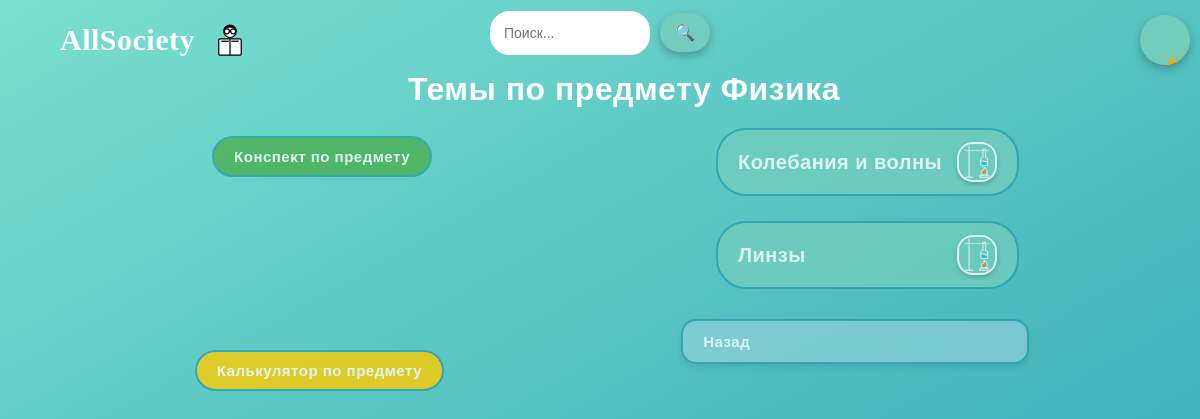
The app's page /subject/1/ with its own data.
### courses/models.py (models this page shows, shortened)
class Subject(models.Model):
    name = models.CharField(max_length=255, unique=True, verbose_name="Название предмета")
    image = models.ImageField(upload_to='subjects/', blank=True, null=True, verbose_name="Изображение")
    class Meta:
        ordering = ['name']
        verbose_name = "Предмет"
        verbose_name_plural = "Предметы"

class Topic(models.Model):
    subject = models.ForeignKey(Subject, on_delete=models.CASCADE, related_name='topics', verbose_name="Предмет")
    name = models.CharField(max_length=255, verbose_name="Название темы")
    image = models.ImageField(upload_to='topics/', blank=True, null=True, verbose_name="Изображение")
    class Meta:
        ordering = ['subject', 'name']
        verbose_name = "Тема"
        verbose_name_plural = "Темы"

### courses/views.py (the view)
# urls.py: path('subject/<int:subject_id>/', views.topic_list, name='topic_list'),
def topic_list(request, subject_id):
    subject = get_object_or_404(Subject, id=subject_id)
    topics = subject.topics.all()
    return render(request, 'topic_list.html', {'subject': subject, 'topics': topics})

### courses/templates/topic_list.html (shortened to what this page needs)
{% extends "base.html" %}
{% block content %}
    <h1>Темы по предмету {{ subject.name }}</h1>
    <div class="buttons-container" style="display: contents; justify-content: space-between; align-items: center; background-color: var(--container-bg); padding: 20px;">
        <a href="{% url 'subject_calculator' subject.id %}" class="button calculator-button">
            Калькулятор по предмету
        </a>
        <div class="subject-container" style="display: flex; flex-direction: column; gap: 25px; margin-top: 20px; align-content: flex-end;">
            {% for topic in topics %}
                <a href="{% url 'lesson_list' topic.id %}" class="button">
                    <h2>{{ topic.name }}</h2>
                    {% if topic.image %}
                        <img src="{{ topic.image.url }}" alt="Иконка" class="small-icon" style="width: 40px; height: 40px; object-fit: cover; border-radius: 40%;">
                    {% endif %}
                </a>
            {% endfor %}
        </div>
        <a href="{% url 'subject_notes' subject.id %}" class="button notes-button">
            Конспект по предмету
        </a>
    </div>
    <br>
    <a href="{% url 'subjects_list' %}" class="button" style=" position: relative; left: 57%; display: flex; align-items: center; justify-content: space-between; padding: 12px 20px; background-color: rgba(173, 216, 230, 0.6); border-radius: 15px; box-shadow: 0 4px 6px rgba(0, 0, 0, 0.1); transition: all 0.3s ease; width: 30%;">
        Назад
    </a>
{% endblock %}

### courses/templates/topic_list.html (style rules this page uses)
.subject-container { display: flex; flex-direction: row; flex-wrap: wrap; gap: 15px; padding: 10px; border-radius: 10px; position: relative; top: -2px; }
.subject-container a { font-size: 16px; text-decoration: none; color: var(--text-color); }
.subject-container .button { display: flex; align-items: center; justify-content: space-between; padding: 12px 20px; background-color: var(--button-bg); color: var(--container-bg); border-radius: 30px; box-shadow: var(--shadow-color); transition: all 0.3s ease; flex-direction: row; }
.small-icon { width: 45px; height: 45px; object-fit: cover; border-radius: 50%; margin-right: 10px; }
.buttons-container { width: 100%; padding: 20px; border-radius: 15px; box-shadow: 0 4px 6px rgba(0, 0, 0, 0.1); }
h1 { top: 71px; right: 30%; }
h2 { font-size: 20px; color: #fff; }

### records on screen
Subject: name "Физика"
Topic: name "Колебания и волны", image (picture)
Topic: name "Линзы", image (picture)
